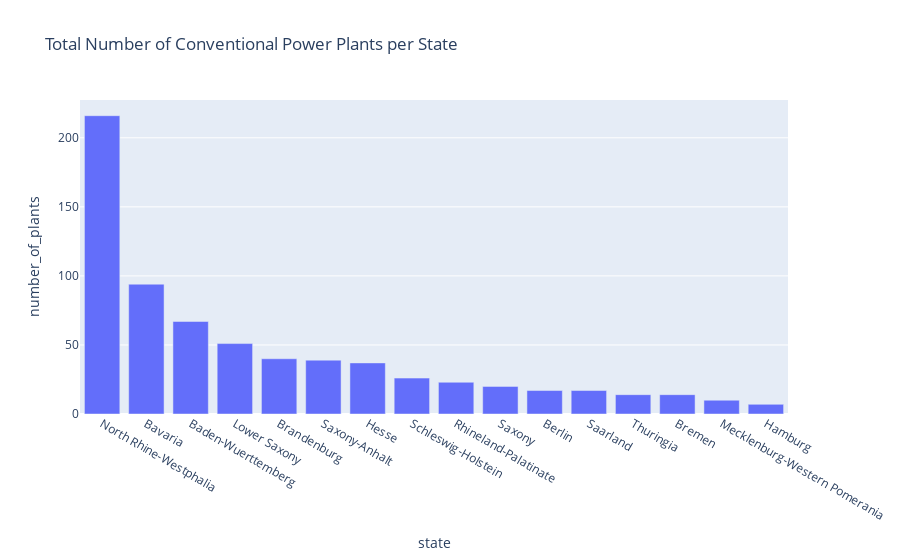

The code cell stored with this chart in its notebook:
### Markdown cell above
#### Bar Chart: Total Number of Conventional Power Plants per State

### Code cell
# Create a bar chart showing the total number of power plants per state
fig = px.bar(
    conv_total_plants_state,
    x='state',
    y='number_of_plants',
    title='Total Number of Conventional Power Plants per State'
)
show_fig(fig)

### Figure 1 — Plotly figure (JSON) as saved in the notebook; plotly's stock layout.template omitted (floating-point values rounded to 4 significant figures)
{"data": [{"hovertemplate": "state=%{x}<br>number_of_plants=%{y}<extra></extra>", "legendgroup": "", "marker": {"color": "#636efa", "pattern": {"shape": ""}}, "name": "", "orientation": "v", "showlegend": false, "textposition": "auto", "type": "bar", "x": ["North Rhine-Westphalia", "Bavaria", "Baden-Wuerttemberg", "Lower Saxony", "Brandenburg", "Saxony-Anhalt", "Hesse", "Schleswig-Holstein", "Rhineland-Palatinate", "Saxony", "Berlin", "Saarland", "Thuringia", "Bremen", "Mecklenburg-Western Pomerania", "Hamburg"], "xaxis": "x", "y": [216, 94, 67, 51, 40, 39, 37, 26, 23, 20, 17, 17, 14, 14, 10, 7], "yaxis": "y"}], "layout": {"autosize": true, "barmode": "relative", "legend": {"tracegroupgap": 0}, "title": {"text": "Total Number of Conventional Power Plants per State"}, "xaxis": {"anchor": "y", "autorange": true, "domain": [0, 1], "range": [-0.5, 15.5], "title": {"text": "state"}, "type": "category"}, "yaxis": {"anchor": "x", "autorange": true, "domain": [0, 1], "range": [0, 227.4], "title": {"text": "number_of_plants"}, "type": "linear"}}}
